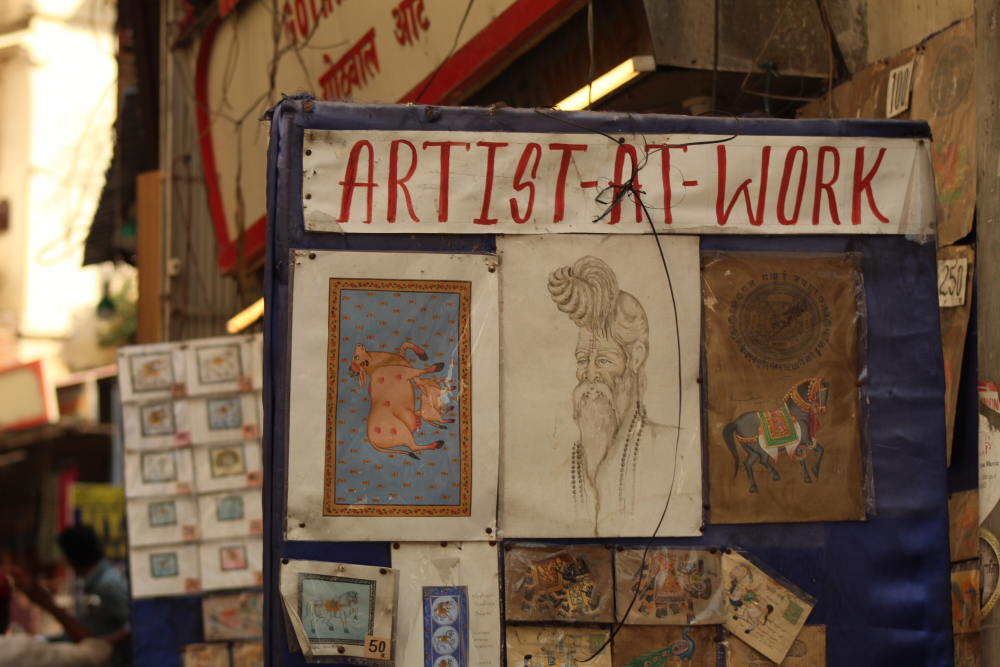
#> input picture src/assets/cities/artist.jpg, 3000 x 2000 px (shown at 1/3 size); its folder holds only this picture in this run
$ python -i generate-assets.py   (imports and definitions only)
#> lines starting #> are read from the running program, lines starting #| are printed output that depends on the picture
#> further down, picture is the input picture: PIL image 3000x2000 RGB; mean R, G, B 114.4, 92.4, 72.6
#!/usr/bin/env python3
# scripts/generate-assets.py
#
# Generates the two static image assets that the site references but
# that can't sensibly live as hand-authored files:
#
#   1. public/og-default.png         — 1200×630, default Open Graph card
#   2. public/apple-touch-icon.png   — 180×180, iOS home-screen icon
#
# Neither is dynamic — they're regenerated on demand, not every build.
# Re-run this script whenever brand colors, wordmark design, or OG
# typography changes. Output is checked into the repo.
#
# Requirements:
#   python3 -m pip install fonttools brotli pillow --break-system-packages
#
# The script uses the same @fontsource packages the site ships with
# (installed via `npm install @fontsource/newsreader @fontsource/kalam`
# as devDependencies — see package.json). It converts the WOFF2 files
# to temporary TTFs (Pillow can't read WOFF2 directly, but fontTools
# can repack WOFF2 → plain SFNT in memory) and uses those for rendering.
#
# Run from the repo root:
#   python3 scripts/generate-assets.py
#
# Both outputs use the site's design tokens directly (no color drift).

from pathlib import Path
import random
import shutil
import sys
import tempfile

try:
    from PIL import Image, ImageDraw, ImageFont, ImageFilter
except ImportError:
    print('✗ Pillow not installed. Install: pip install pillow --break-system-packages', file=sys.stderr)
    sys.exit(1)
try:
    from fontTools.ttLib import TTFont
except ImportError:
    print('✗ fontTools not installed. Install: pip install fonttools brotli --break-system-packages', file=sys.stderr)
    sys.exit(1)


# ── Design tokens (copied verbatim from src/styles/global.css — keep in sync) ──
BG_DARK     = (24, 24, 24)       # --bg      in :root.dark  (#181818)
TEXT_DARK   = (232, 228, 220)    # --text    in :root.dark  (#e8e4dc)
ACCENT_DARK = (212, 165, 116)    # --accent  in :root.dark  (#d4a574)


# ── Font resolution ──
# @fontsource ships WOFF2 only; Pillow needs TTF. We convert in-memory
# via fontTools: load WOFF2 → clear flavor → save as plain SFNT bytes.
# Cached in a tempdir for the lifetime of the script.
FONTSOURCE_WOFF2 = {
    'newsreader-400': 'node_modules/@fontsource/newsreader/files/newsreader-latin-400-normal.woff2',
    'newsreader-600': 'node_modules/@fontsource/newsreader/files/newsreader-latin-600-normal.woff2',
    'kalam-400':      'node_modules/@fontsource/kalam/files/kalam-devanagari-400-normal.woff2',
}


# [22 lines left out: functions woff2_to_ttf, ensure_ttfs, not called in this run]


# ── Grain overlay ──
# The site has a subtle paper-grain texture in dark mode (§3.6). We
# replicate a simplified version here so the OG card matches the page.
# Deterministic seeding means rebuilding the card twice in a row
# produces byte-identical output — friendlier for git diffs.
def add_grain(img: Image.Image, opacity: float = 0.04) -> Image.Image:
    """Alpha-composite a monochrome noise texture onto `img`."""
#> called with opacity = 0.04
    w, h = img.size
#> w = 3000; h = 2000
    rng = random.Random(42)
    grain = Image.new('L', (w // 2, h // 2))
#> grain: PIL image 1500x1000 L; every value is 0
    pixels = grain.load()
    for y in range(grain.height):
        for x in range(grain.width):
            pixels[x, y] = rng.randint(0, 255)
    grain = grain.resize((w, h), Image.BILINEAR).filter(ImageFilter.GaussianBlur(radius=0.5))
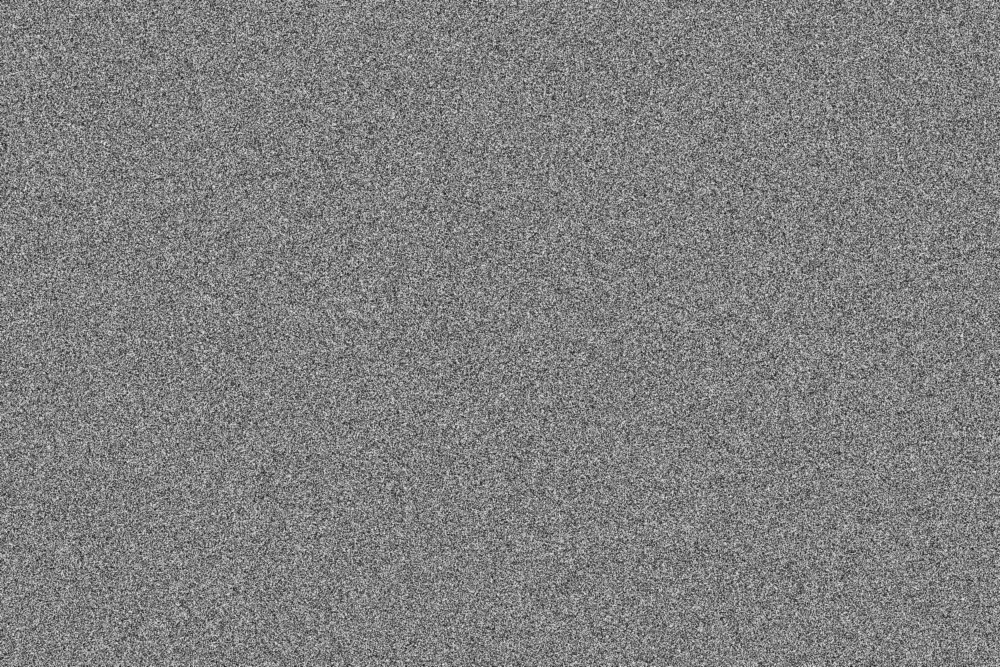
#> grain: PIL image 3000x2000 L (shown at 1/3 size); min 5, max 249, mean 127.7
    alpha = Image.new('L', (w, h), int(255 * opacity))
#> alpha: PIL image 3000x2000 L; every value is 10
    grain_rgba = Image.merge('RGBA', [grain, grain, grain, alpha])
#> (the run stopped early here; a loop or call above may not have finished)

$ run again, on src/assets/cities/bangalore.jpg
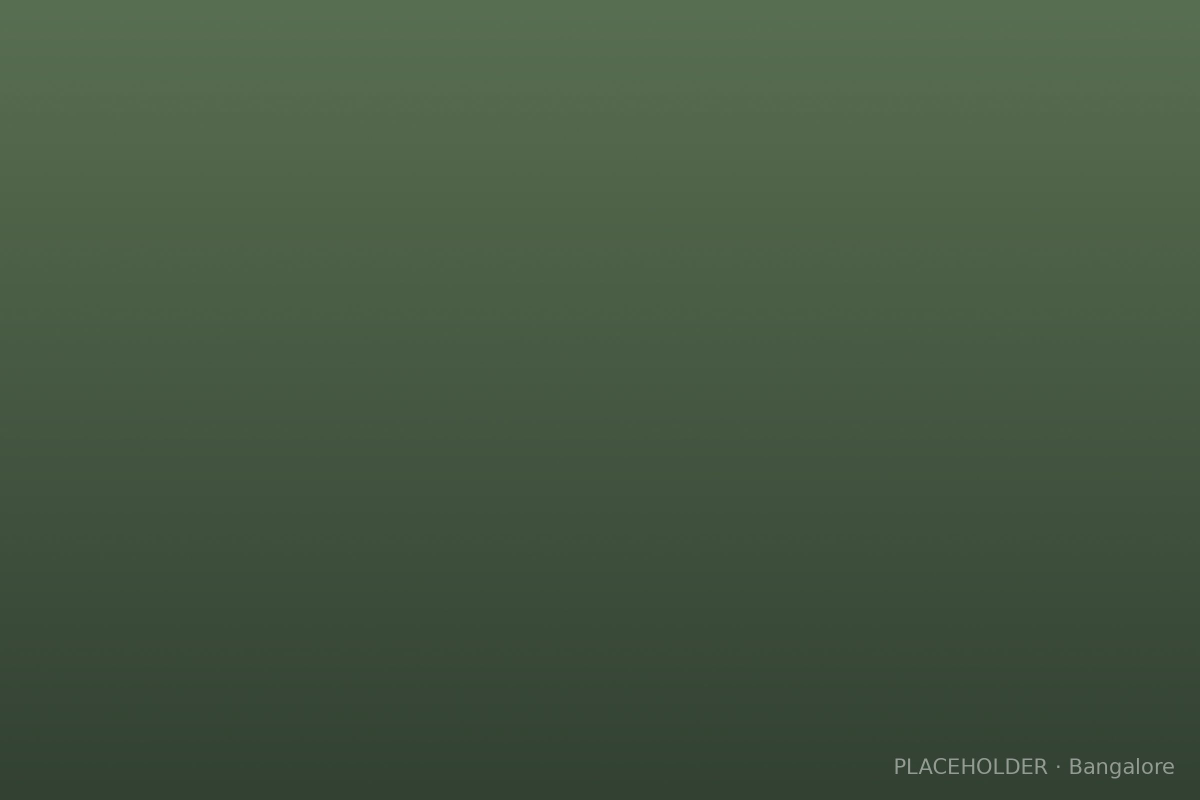
#> input picture src/assets/cities/bangalore.jpg, 2400 x 1600 px (shown at 1/2 size)
#> picture is the input picture: PIL image 2400x1600 RGB; mean R, G, B 69.3, 87.6, 65.7
#> in add_grain, `grain = grain.resize((w, h), Image.BILINEAR).filter(ImageFilter.Gaussi..`:
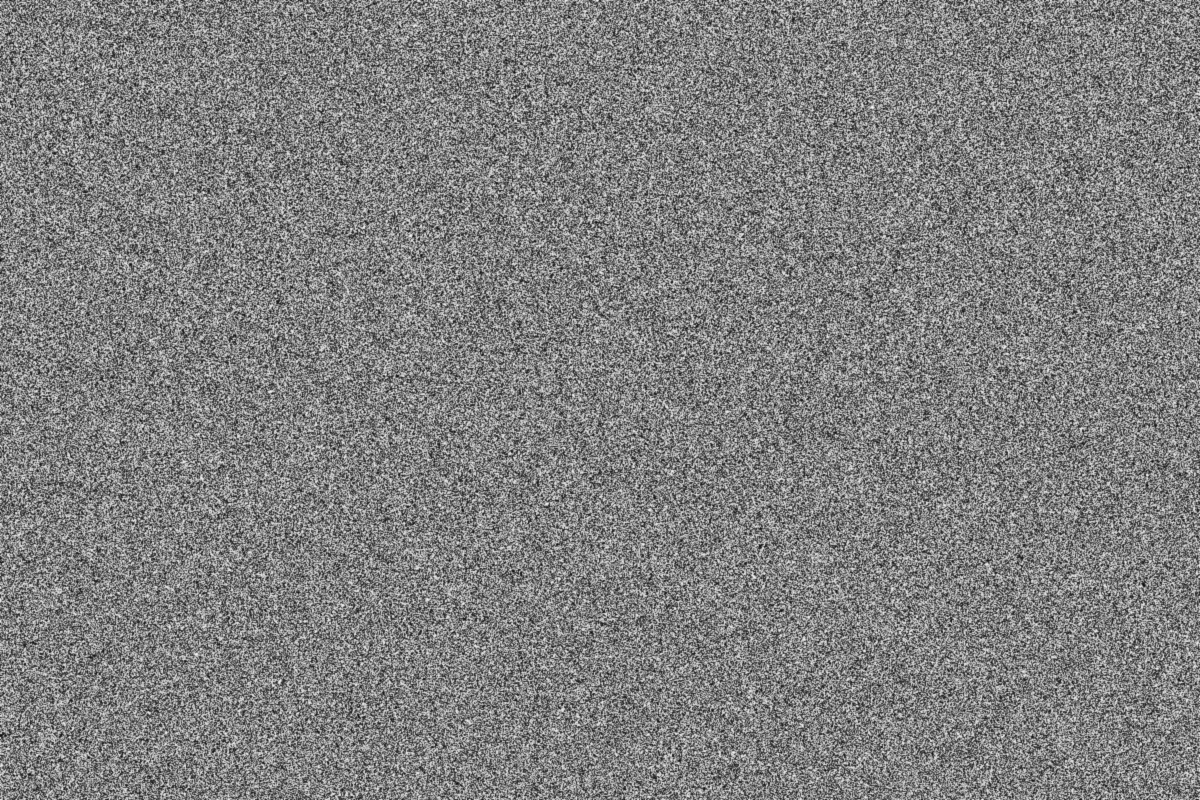
#> grain: PIL image 2400x1600 L (shown at 1/2 size); min 6, max 252, mean 127.7
#> alpha: PIL image 2400x1600 L; every value is 10
